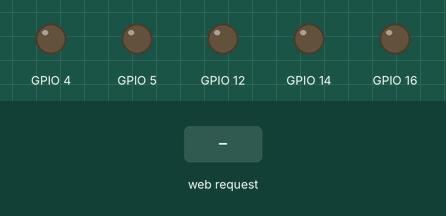
Bench run of a sketch on a simulated ESP8266 (NodeMCU). On the bench: output pins drawn as LEDs (lit = HIGH). The inputs (shaded band) are chosen by the test bench. WiFi joins after 1.5 s; servers stay silent unless stated; what the sketch prints to the serial monitor is not drawn.

Above: at 2.7 s.
2.8 s: HTTP request GET /ON1 received
At 3.3 s:
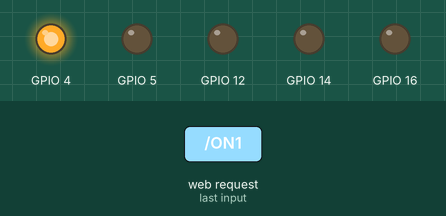
4.3 s: HTTP request GET /ON2 received
At 5.5 s:
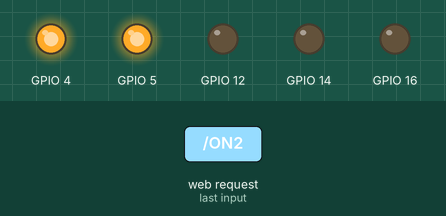
5.8 s: HTTP request GET /OFF1 received
At 6.8 s:
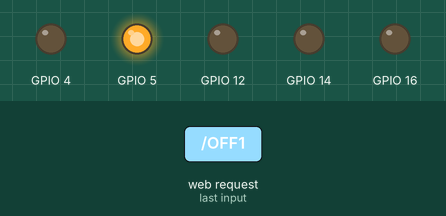
7.3 s: HTTP request GET /ON3 received
At 7.9 s:
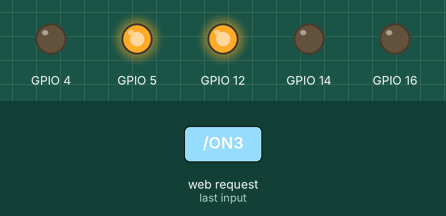
8.8 s: HTTP request GET /OFF2 received
At 9.1 s:
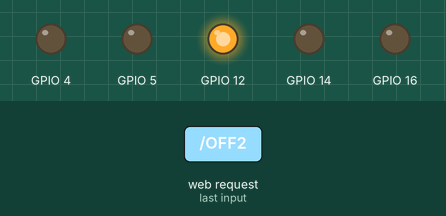
10.3 s: HTTP request GET /ON4 received
At 11.4 s:
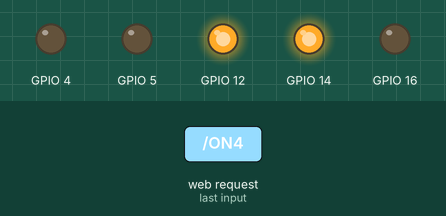
Timing chart, 0 to 12.8 s (numbered marks = the images above; inputs shaded):
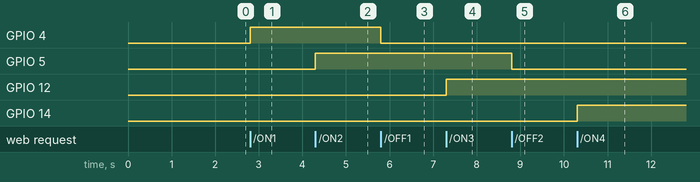

Measured:
- after the input at 2.8 s, GPIO 4: LOW → HIGH at once
- after the input at 4.3 s, GPIO 5: LOW → HIGH at once
- after the input at 5.8 s, GPIO 4: HIGH → LOW at once
- after the input at 7.3 s, GPIO 12: LOW → HIGH at once
- after the input at 8.8 s, GPIO 5: HIGH → LOW at once
- after the input at 10.3 s, GPIO 14: LOW → HIGH at once

The sketch:

esp8266.ino
```cpp
//Nho add board ESP8266 va chon board ESP8266.
#include <ESP8266WiFi.h>
#include <ESP8266mDNS.h>
#include <ArduinoOTA.h>
#include <ESP8266WebServer.h>
const char* ssid = "<SSID>";
const char* password = "<Password>";
ESP8266WebServer server(80);
const char* www_username = "<Name Access>";
const char* www_password = "<Password Access>";
String webPage;
void setup() {
   pinMode(4, OUTPUT);
   pinMode(5, OUTPUT);
   pinMode(12, OUTPUT);
   pinMode(14, OUTPUT);
   pinMode(16, OUTPUT);
  webPage += "<h1>GPIO4 - Relay1</h1><p>Socket #1 <a href=\"ON1\"><button>ON</button></a>&nbsp;<a href=\"OFF1\"><button>OFF</button></a></p>";
  webPage += "<h1>GPIO5 - Relay2</h1><p>Socket #1 <a href=\"ON2\"><button>ON</button></a>&nbsp;<a href=\"OFF2\"><button>OFF</button></a></p>";
  webPage += "<h1>GPIO12 - Relay3</h1><p>Socket #1 <a href=\"ON3\"><button>ON</button></a>&nbsp;<a href=\"OFF3\"><button>OFF</button></a></p>";
  webPage += "<h1>GPIO14 - Relay4</h1><p>Socket #1 <a href=\"ON4\"><button>ON</button></a>&nbsp;<a href=\"OFF4\"><button>OFF</button></a></p>";
  webPage += "<h1>GPIO16 - Relay5</h1><p>Socket #1 <a href=\"ON5\"><button>ON</button></a>&nbsp;<a href=\"OFF5\"><button>OFF</button></a></p>";
  Serial.begin(115200);
  WiFi.mode(WIFI_STA);
  WiFi.begin(ssid, password);
  Serial.println("");

  // Wait for connection
  while (WiFi.status() != WL_CONNECTED) {
    delay(500);
    Serial.print(".");
  }
  Serial.println("");
  Serial.print("Connected to ");
  Serial.println(ssid);
  Serial.print("IP address: ");
  Serial.println(WiFi.localIP());
  ArduinoOTA.begin();
  html();
  server.begin();
}
void loop() {
  ArduinoOTA.handle();
  server.handleClient();
}
void html(){
  server.on("/", []() {
    if (!server.authenticate(www_username, www_password)) {
      return server.requestAuthentication();
    }
    server.send(200, "text/html", webPage);
  });
  server.on("/ON1", []() {
    if (server.authenticate(www_username, www_password)) {
      server.send(200, "text/html", webPage);
      digitalWrite(4,HIGH);
      delay(200);
    }
  });
  server.on("/OFF1", []() {
    if (server.authenticate(www_username, www_password)) {
      server.send(200, "text/html", webPage);
      digitalWrite(4,LOW);
      delay(200);
    }
  });
  server.on("/ON2", []() {
    if (server.authenticate(www_username, www_password)) {
      server.send(200, "text/html", webPage);
      digitalWrite(5,HIGH);
      delay(200);
    }
  });
  server.on("/OFF2", []() {
    if (server.authenticate(www_username, www_password)) {
      server.send(200, "text/html", webPage);
      digitalWrite(5,LOW);
      delay(200);
    }
  });
  server.on("/ON3", []() {
    if (server.authenticate(www_username, www_password)) {
      server.send(200, "text/html", webPage);
      digitalWrite(12,HIGH);
      delay(200);
    }
  });
  server.on("/OFF3", []() {
    if (server.authenticate(www_username, www_password)) {
      server.send(200, "text/html", webPage);
      digitalWrite(12,LOW);
      delay(200);
    }
  });
  server.on("/ON4", []() {
    if (server.authenticate(www_username, www_password)) {
      server.send(200, "text/html", webPage);
      digitalWrite(14,HIGH);
      delay(200);
    }
  });
  server.on("/OFF4", []() {
    if (server.authenticate(www_username, www_password)) {
      server.send(200, "text/html", webPage);
      digitalWrite(14,LOW);
      delay(200);
    }
  });
  server.on("/ON5", []() {
    if (server.authenticate(www_username, www_password)) {
      server.send(200, "text/html", webPage);
      digitalWrite(16,HIGH);
      delay(200);
    }
  });
  server.on("/OFF5", []() {
    if (server.authenticate(www_username, www_password)) {
      server.send(200, "text/html", webPage);
      digitalWrite(16,LOW);
      delay(200);
    }
  });
}
```
